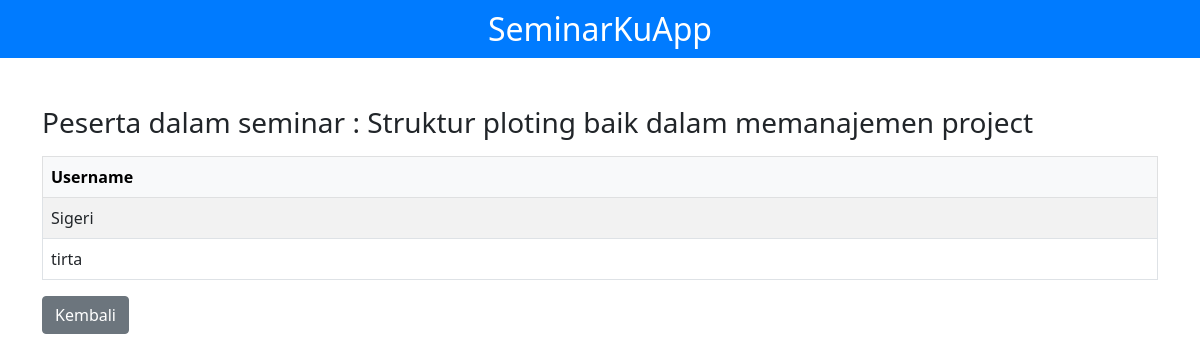
Screenshot of /Admin/ViewParticipants.php?seminar_id=3 with the database file from the repository.
### tables this page shows
CREATE TABLE `seminars` (
  `id` int(50) NOT NULL,
  `title` varchar(255) NOT NULL,
  `description` text NOT NULL,
  `date` date NOT NULL,
  `capacity` int(11) NOT NULL
);

CREATE TABLE `users` (
  `id` int(11) NOT NULL,
  `username` varchar(100) NOT NULL,
  `email` varchar(100) NOT NULL,
  `password` varchar(255) NOT NULL,
  `created_at` timestamp NOT NULL DEFAULT current_timestamp(),
  `role` varchar(30) NOT NULL
);

### Admin/ViewParticipants.php (the view, shortened to what this page needs)
<?php
include('../config/conn.php');
$seminar_id = $_GET['seminar_id'];
$sql = "SELECT users.username FROM User_seminars
        JOIN users ON User_seminars.user_id = users.id
        WHERE seminar_id = ?";
if ($stmt = $conn->prepare($sql)) {
    $stmt->bind_param("i", $seminar_id);
    $stmt->execute();
    $result = $stmt->get_result();
}
$title = "SELECT title FROM seminars WHERE id = ?";
if ($steatment = $conn->prepare($title)) {
    $steatment->bind_param("i", $seminar_id);
    $steatment->execute();
    $steatment->bind_result($seminar_title);
}
?>
<!doctype html>
<html lang="en">
<head>
    <link href="https://cdn.jsdelivr.net/npm/bootstrap@5.0.2/dist/css/bootstrap.min.css" rel="stylesheet">
    <link rel="stylesheet" href="../asset/style.css">
</head>
<body>
    <div class="topbar">
        <h2 class="text-center">SeminarKuApp</h2>
    </div>
    <div class="container mt-5">
        <h3>Peserta dalam seminar : <?php echo $seminar_title; ?></h3>
        <table class="table table-striped table-bordered mt-3">
            <thead class="table-light">
                <tr>
                    <th>Username</th>
                </tr>
            </thead>
            <tbody>
                <?php
                if ($result->num_rows > 0) {
                    while ($row = $result->fetch_assoc()) {
                        echo "<tr><td>" . $row['username'] . "</td></tr>";
                    }
                } else {
                    echo "<tr><td class='text-center'>No participants found</td></tr>";
                }
                ?>
            </tbody>
        </table>
        <a href="AddParticipan.php" class="btn btn-secondary">Kembali</a>
    </div>
</body>
</html>

### asset/style.css (style rules this page uses)
body { display: flex; min-height: 100vh; flex-direction: column; }
.topbar { background-color: #007bff; color: white; padding: 10px; }
.topbar h2 { margin: 0; }

### rows the page displays
seminars: title "Struktur ploting baik dalam memanajemen project"
users: username "Sigeri"
users: username "tirta"
